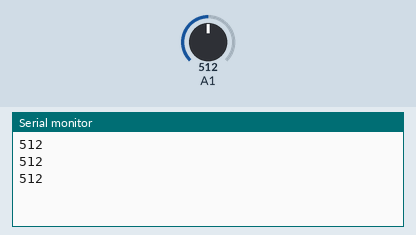
Recording of a sketch running on a simulated Arduino Uno, built with avr-gcc and run on an emulated ATmega328P. Parts: the last lines printed to the serial monitor. Inputs (shaded band) come from the test bench; at power-on: A1 = 512.

Above: at 1.3 s.
1.4 s: A1 set to 716
At 1.9 s:
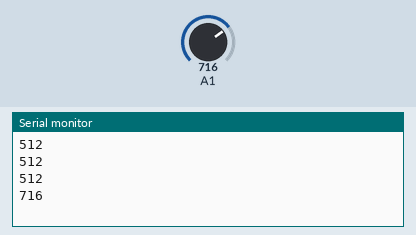
2.9 s: A1 set to 900
At 3.4 s:
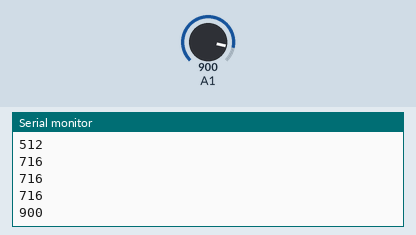
Timing chart, 0 to 5.9 s (numbered marks = the images above; inputs shaded):
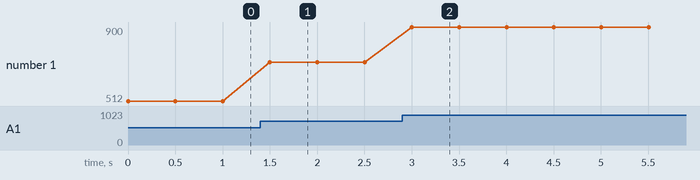

Measured:
- after the input at 1.4 s, the serial monitor: prints a new line after 0.10 s (image 1)
- after the input at 2.9 s, the serial monitor: prints a new line after 0.10 s (image 2)
- plotted number 1: 512 → 716 after the input at 1.4 s, 716 → 900 after the input at 2.9 s

The sketch:

peiliohjain.ino
```cpp
//int analogPin = 0;
int raw = 0;
int Vin = 5;
float Vout = 0;
float R1 = 1000;
float R2 = 0;
float buffer = 0;


void checkSide(int analogPin) {
  raw = analogRead(analogPin);
  if (raw) {
    buffer = raw * Vin;
    Vout = (buffer) / 1024.0;
    buffer = (Vin / Vout) - 1;
    R2 = R1 * buffer;
    Serial.print("Pin: ");
    Serial.print(analogPin);
    Serial.print("\t\t\t\t\t");
    Serial.print("Vout: ");
    Serial.print(Vout);
    Serial.print("\t\t\t\t\t");
    Serial.print("R2: ");
    Serial.println(R2);
  }
  else {
    Serial.println("--------------------------------------------------------------------");
  }
}

void setup()
{
  Serial.begin(9600);
}

void loop()
{
  Serial.println(analogRead(1));
  delay(500);
}
```
